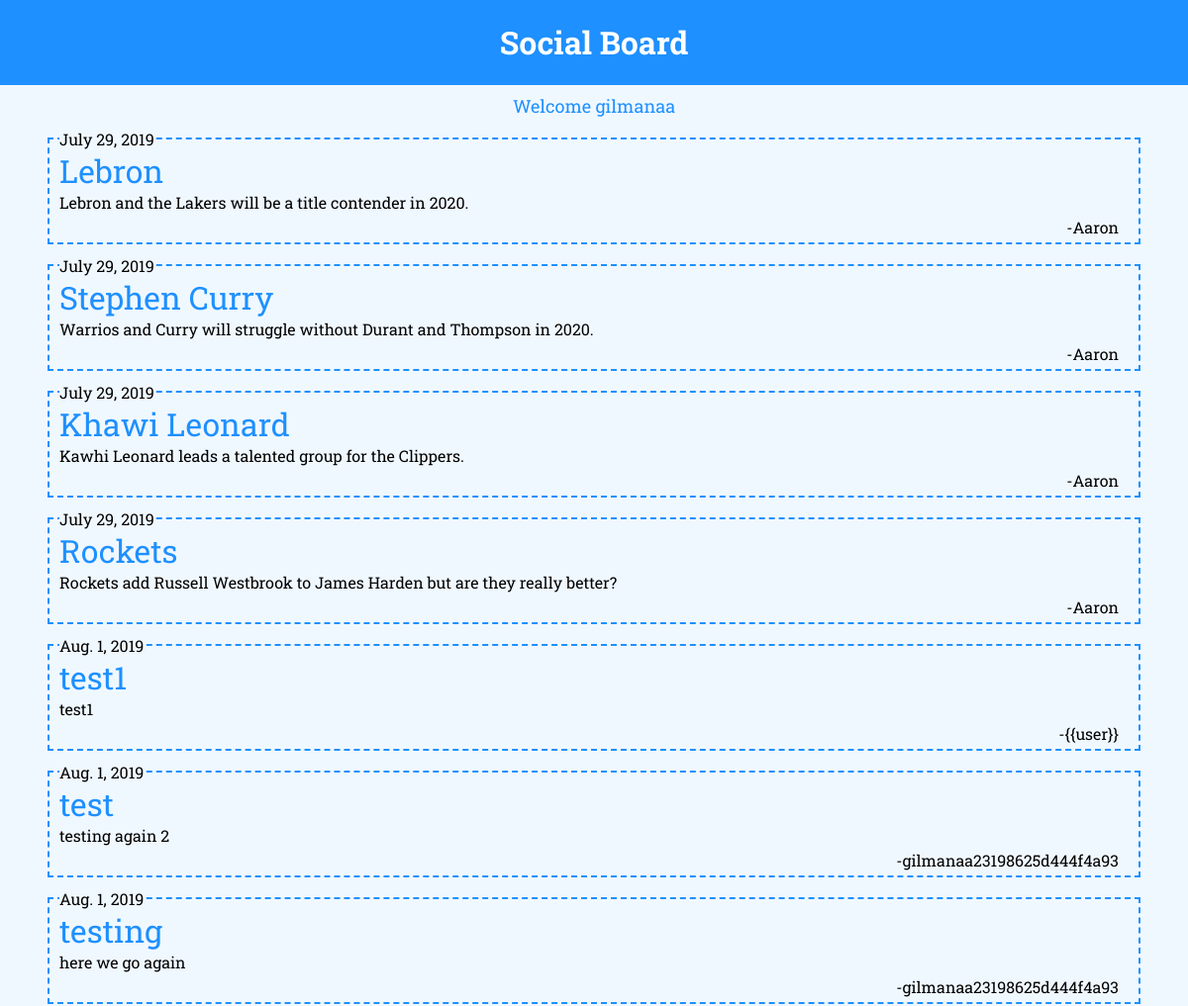
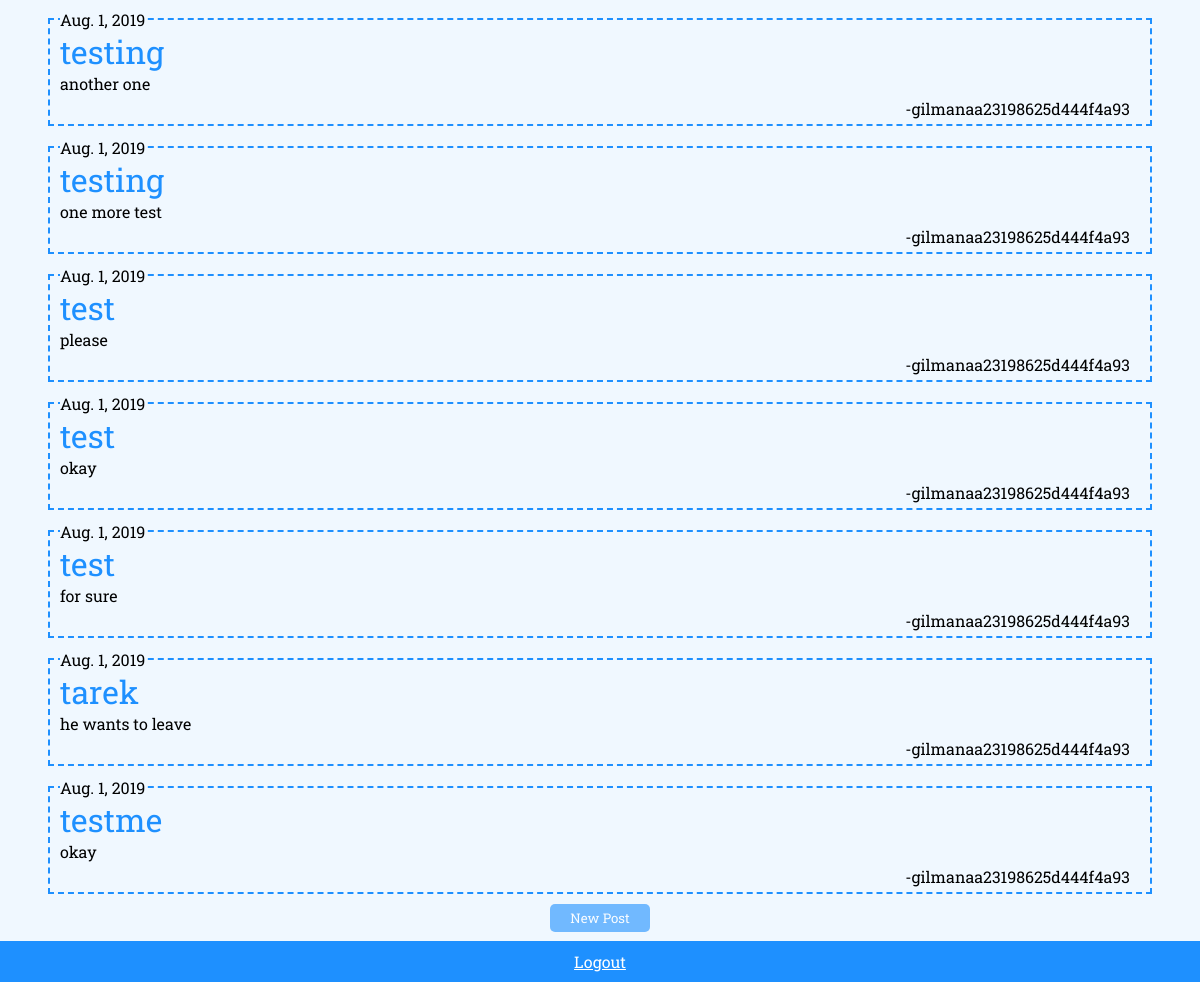
/socialbd/ (signed in), run on the app's committed database (2 pictures, top to bottom).
### SocialBoard/models.py (models this page shows)
class Post(models.Model):
    title = models.CharField(max_length=120)
    publish_date = models.DateField()
    content = models.CharField(max_length=500)
    author = models.CharField(max_length=24)

### SocialBoard/views.py (the view)
@login_required
def index(request):
    posts = Post.objects.all()
    context = {"posts":posts}
    return render(request,'SocialBoard/index.html',context)

### SocialBoard/templates/SocialBoard/index.html (shortened to what this page needs)
{% load static %}
<!DOCTYPE html>
<html lang="en">
<head>
    <link rel="stylesheet" href="{% static 'SocialBoard/css/styles.css' %}">
</head>
<body>
    <div class="soc-head-wrapper">
        <h1 class="soc-head">Social Board</h1>
    </div>
    <main class="main">
        <div class="user-welcome">Welcome {{user}}</div>
        {% for p in posts %}
        <div class="post-container">
            <span class="post-date">{{p.publish_date}}</span>
            <div class="post-title">{{p.title}}</div>
            <div class="post-cont">{{p.content}}</div>
            <span class="post-author">-{{p.author}}</span>
        </div>
        {% empty %}
        <div class="no-posts">No posts on the social board, add a new post below!</div>
        {% endfor %}
        <div class="new-post-wrapper">
            <button id="new-post-btn">New Post</button>
        </div>
    </main>
    <footer class="footer">
        <a href="{% url 'socialboard:logout' %}">Logout</a>
    </footer>
</body>
</html>

### SocialBoard/static/SocialBoard/css/styles.css (style rules this page uses)
body { margin: 0px; background-color: aliceblue; font-family: 'Roboto Slab', serif; }
.soc-head-wrapper { background-color: dodgerblue; width: 100vw; display: flex; justify-content: center; position: fixed; top: 0px; z-index: 1; }
.soc-head { color: white; display: block; }
.user-welcome { font-size: large; margin: 10px; color: dodgerblue; }
.main { display: flex; flex-direction: column; justify-content: center; align-items: center; margin-bottom: 50px; margin-top: 85px; }
.post-container { border: 2px dashed dodgerblue; margin: 10px; padding: 10px; position: relative; width: 90vw; }
.post-date { position: absolute; top: -11px; left: 10px; background-color: aliceblue; }
.post-title { font-size: xx-large; color: dodgerblue; }
.post-cont { margin-bottom: 20px; }
.post-author { position: absolute; bottom: 5px; right: 20px; }
.footer { position: fixed; bottom: 0px; background-color: dodgerblue; width: 100vw; display: flex; justify-content: center; z-index: 1; }
.footer a { color: white; margin: 10px; }
.new-post-wrapper { display: flex; flex-direction: column; justify-content: center; align-items: center; }
#new-post-btn { background-color: dodgerblue; color: white; padding: 5px 20px; border: 0px; border-radius: 5px; font-family: 'Roboto Slab', serif; opacity: 0.6; }
html { scroll-behavior: smooth; }

### data on the page
Post: publish_date "July 29, 2019", title "Lebron", content "Lebron and the Lakers will be a title contender in 2020.", author "Aaron"
Post: publish_date "July 29, 2019", title "Stephen Curry", content "Warrios and Curry will struggle without Durant and Thompson in 2020.", author "Aaron"
Post: publish_date "July 29, 2019", title "Khawi Leonard", content "Kawhi Leonard leads a talented group for the Clippers.", author "Aaron"
Post: publish_date "July 29, 2019", title "Rockets", content "Rockets add Russell Westbrook to James Harden but are they really better?", author "Aaron"
Post: publish_date "Aug. 1, 2019", title "test1", content "test1", author "{{user}}"
Post: publish_date "Aug. 1, 2019", title "test", content "testing again 2", author "gilmanaa23198625d444f4a93"
Post: publish_date "Aug. 1, 2019", title "testing", content "here we go again", author "gilmanaa23198625d444f4a93"
Post: publish_date "Aug. 1, 2019", title "testing", content "another one", author "gilmanaa23198625d444f4a93"
Post: publish_date "Aug. 1, 2019", title "testing", content "one more test", author "gilmanaa23198625d444f4a93"
Post: publish_date "Aug. 1, 2019", title "test", content "please", author "gilmanaa23198625d444f4a93"
Post: publish_date "Aug. 1, 2019", title "test", content "okay", author "gilmanaa23198625d444f4a93"
Post: publish_date "Aug. 1, 2019", title "test", content "for sure", author "gilmanaa23198625d444f4a93"
Post: publish_date "Aug. 1, 2019", title "tarek", content "he wants to leave", author "gilmanaa23198625d444f4a93"
Post: publish_date "Aug. 1, 2019", title "testme", content "okay", author "gilmanaa23198625d444f4a93"

### other printed values
{{ user }} "gilmanaa"
